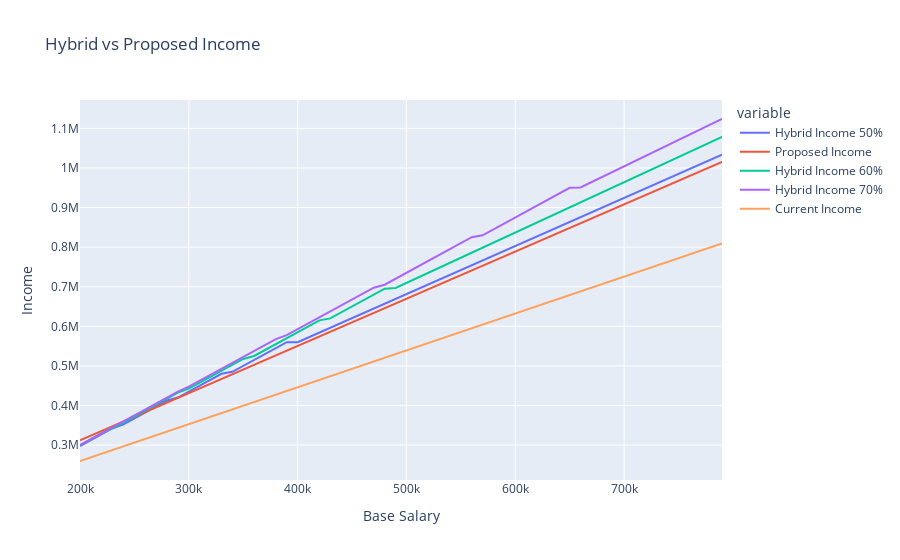

Notebook source saved alongside this figure:
### Code cell
# base salary range  250000 - 800000

# create graph for hybrid vs proposed

base_salary = list(range(200000, 800000, 10000))

hybrid_income_70 = []
hybrid_income_60 = []
hybrid_income_50 = []
proposed_income = []
current_income = []

for base in base_salary:
    hybrid_income_70.append(hybrid(base, 0.7))
    hybrid_income_60.append(hybrid(base, 0.6))
    hybrid_income_50.append(hybrid(base, 0.5))
    proposed_income.append(proposed(base, 0.28))
    current_income.append(proposed(base, 0))
    
data = {'Base Salary': base_salary, 'Hybrid Income 50%': hybrid_income_50, 'Proposed Income': proposed_income, 'Hybrid Income 60%': hybrid_income_60, 'Hybrid Income 70%': hybrid_income_70, 'Current Income': current_income}


fig = px.line(data, x='Base Salary', y=['Hybrid Income 50%', 'Proposed Income', 'Hybrid Income 60%', 'Hybrid Income 70%', 'Current Income'],
                labels={'value': 'Income', 'Base Salary': 'Base Salary'},
                title='Hybrid vs Proposed Income')

# Show the plot
fig.show()
